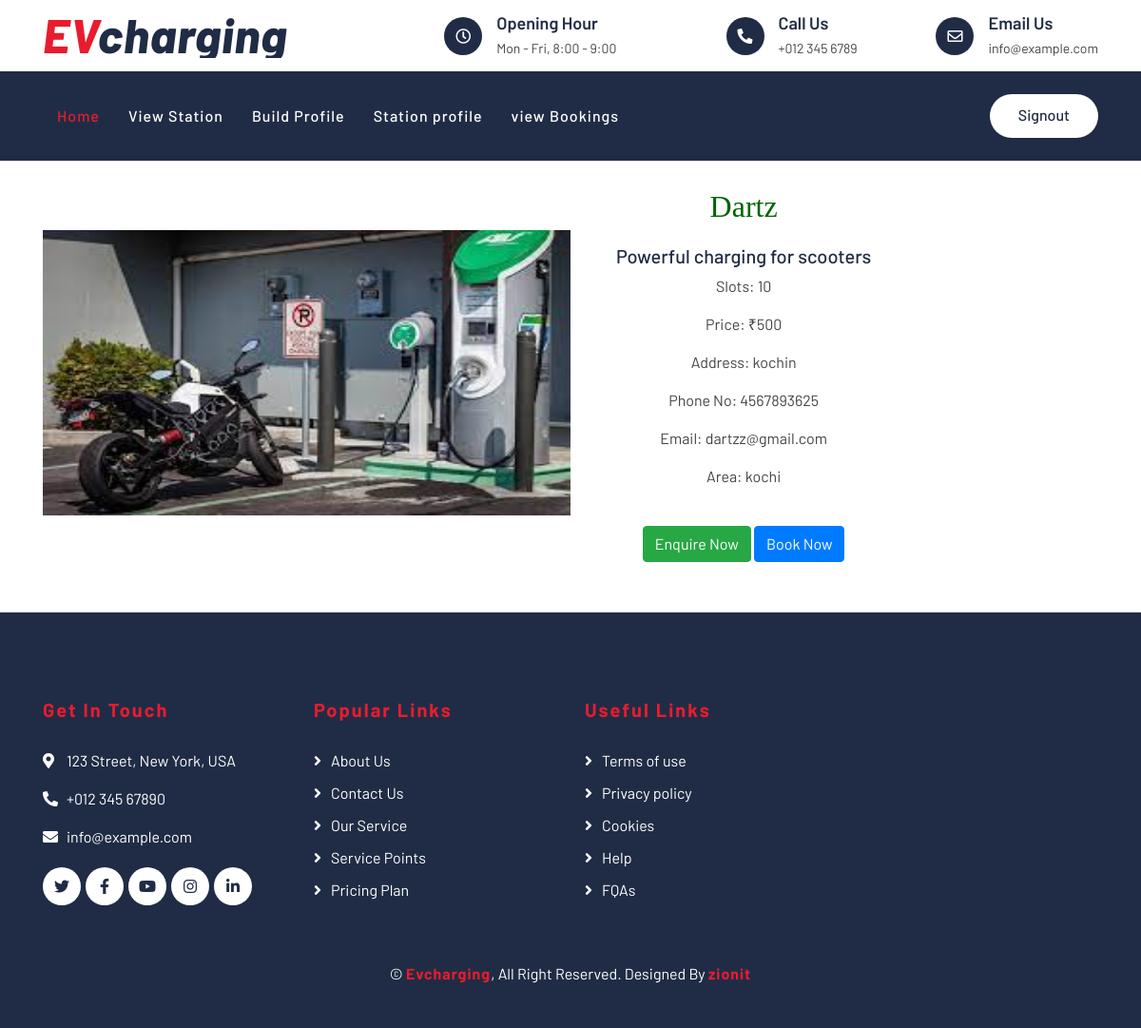
The app's page /view_details/2/ with its own data.
### station_app/models.py (models this page shows)
class Station(models.Model):
    station_ID=models.AutoField(primary_key=True)
    station_name=models.CharField(max_length=200)
    station_address=models.CharField(max_length=200)
    station_price=models.CharField(max_length=200)
    station_phone=models.CharField(max_length=200)
    station_email=models.EmailField(max_length=200)
    station_caption=models.CharField(max_length=200)
    station_image=models.ImageField(null=True ,blank=True,upload_to="simages")
    station_area=models.CharField(max_length=200)
    slots=models.IntegerField(null=True,blank=True)

### users_app/views.py (the view)
# urls.py: path('view_details/<int:station_ID>/',views.view_details,name="view_details"),
def view_details(request,station_ID):
    station=get_object_or_404(Station,pk=station_ID)
    return render(request,"users/viewdetails.html",{'station':station})

### templates/users/viewdetails.html
{% extends "users/viewpage.html" %}
{% load static %}
{% block content %}
<div class="container mt-3">
    <div class="row">
      <div class="col-lg my-2 d-flex align-items-center">
        {% if station.station_image %}
          <img src="{{ station.station_image.url }}" class="img-fluid" alt="Turf Image" style="max-height: 300px; width: 50%;">
        {% endif %}
        <div class="text-center ml-5">
          <p style="color: darkgreen; font-family: 'Edu TAS Beginner', cursive; font-size: 2rem; text-transform: capitalize;">{{station.station_name}}</p>
          <h5> {{ station.station_caption }}</h5>
          <p>Slots: {{ station.slots }}</p>
          <p>Price: ₹{{ station.station_price }}</p>
          <p>Address: {{ station.station_address }}</p>
          <p>Phone No: {{ station.station_phone }}</p>
          <p>Email: {{ station.station_email }}</p>
          <p>Area: {{ station.station_area }}</p>
          <a href="{%url 'station_profile' %}" class="btn btn-success mt-4">Enquire Now</a>
          <a href="{% url 'book_slot' station.station_ID %}" class="btn btn-primary mt-4">Book Now</a>
        </div>
      </div>
    </div>
</div>
{% endblock %}

### static/css/style.css (style rules this page uses)
body { color: #444444; font-weight: 400; background: #ffffff; font-family: 'Barlow', sans-serif; }
h1, h2, h3, h4, h5, h6 { color: #202C45; }
a { color: #202C45; transition: .3s; }

### records on screen
Station: station_image (picture), station_name "Dartz", station_caption "Powerful charging for scooters", slots "10", station_price "500", station_address "kochin", station_phone "4567893625", station_email "dartzz@gmail.com", station_area "kochi"
